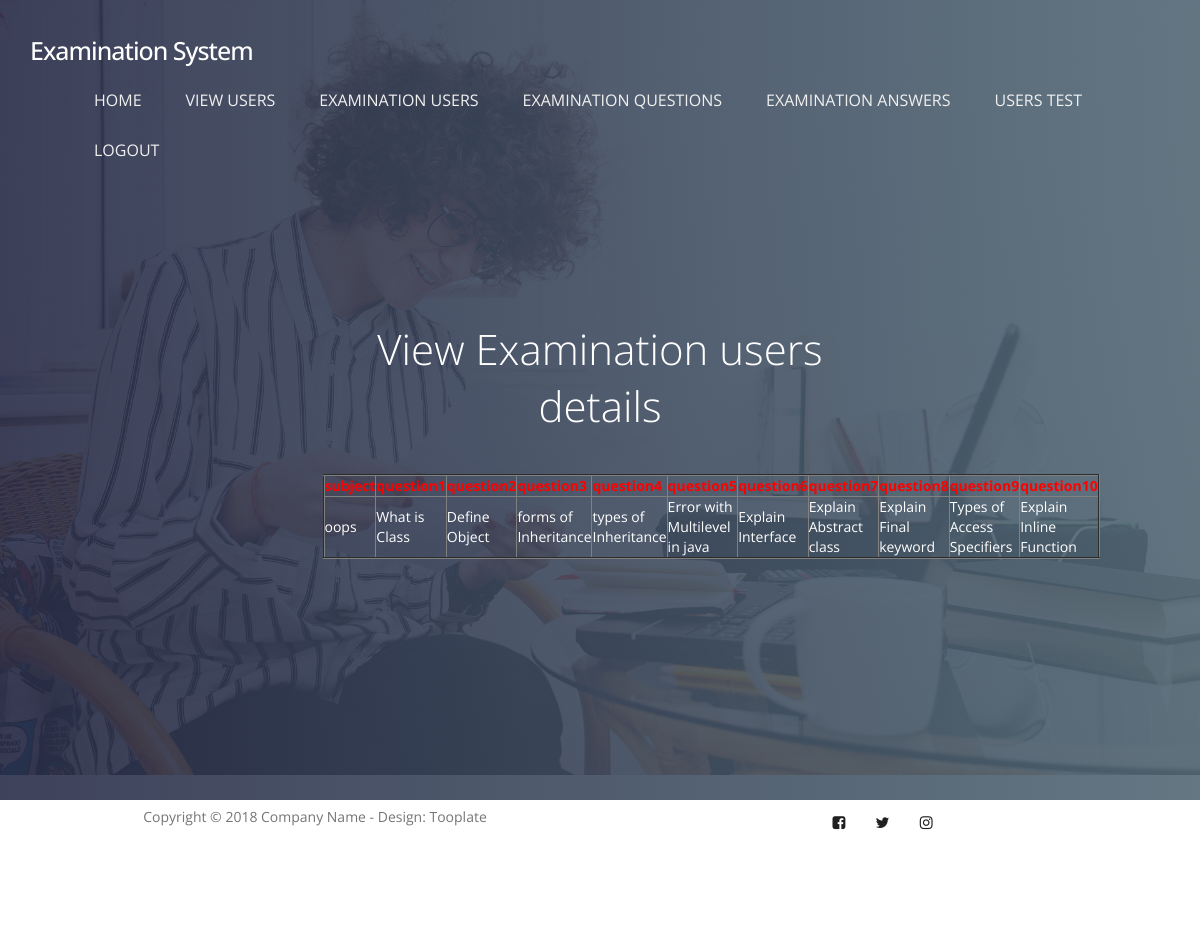
The page /examinationquestionsdata/ on the database as committed earlier.
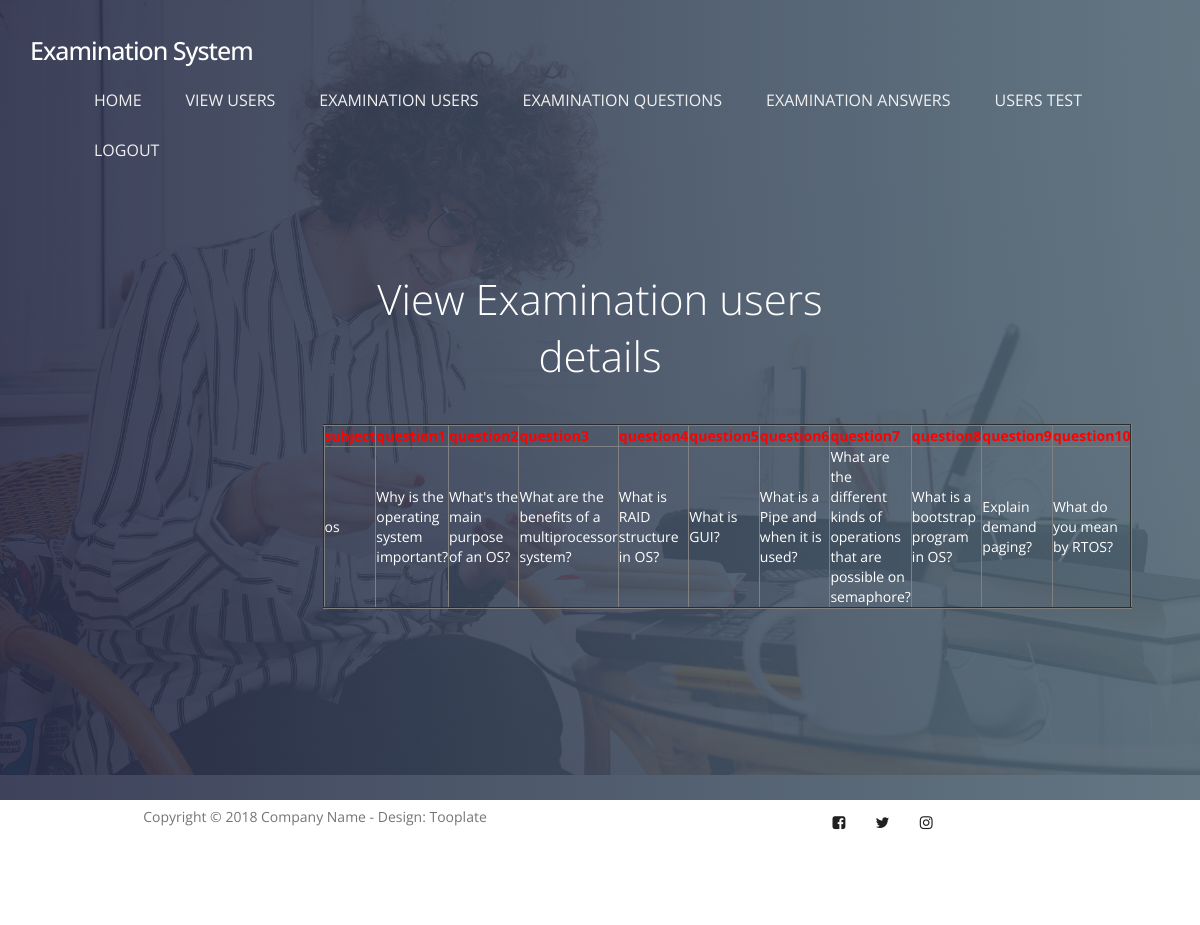
The same page on the database as committed later.
### examination/models.py (models this page shows, shortened)
class ExaminationQuestionModel(models.Model):
    subject = models.CharField(max_length=500, default="", editable=True, unique=True)
    question1 = models.CharField(max_length=500, default="", editable=True)
    question2 = models.CharField(max_length=500, default="", editable=True)
    question3 = models.CharField(max_length=500, default="", editable=True)
    question4 = models.CharField(max_length=500, default="", editable=True)
    question5 = models.CharField(max_length=500, default="", editable=True)
    question6 = models.CharField(max_length=500, default="", editable=True)
    question7 = models.CharField(max_length=500, default="", editable=True)
    question8 = models.CharField(max_length=500, default="", editable=True)
    question9 = models.CharField(max_length=500, default="", editable=True)
    question10 = models.CharField(max_length=500, default="", editable=True)
    class Meta:
        db_table="ExaminationQuestionTable"

### ExaminationSystem/views.py (the view)
# urls.py: path('examinationquestionsdata/', ExaminationSystem.examinationquestionsdata, name='examinationquestionsdata'),
def examinationquestionsdata(request):
    object = ExaminationQuestionModel.objects.all()
    return render(request,"admin/examinationquestionsdata.html",{"object":object})

### assets/templates/admin/examinationquestionsdata.html
{% extends 'adminbase.html' %}
{% load static %}
{% block contents %}
<section id="home" data-stellar-background-ratio="0.5">
          <div class="overlay"></div>
          <div class="container">
               <div class="row">
                    <div class="col-md-offset-3 col-md-6 col-sm-12">
                         <div class="home-info">
                              <h1 style="color:white">View Examination users details </h1>
                            <center><table border="2px solid blue" align="center">
                                  <tr><th style="color:red">subject</th>
                                  <th style="color:red">question1</th>
                                    <th style="color:red">question2</th>
                                    <th style="color:red">question3</th>
                                    <th style="color:red">question4</th>
                                    <th style="color:red">question5</th>
                                    <th style="color:red">question6</th>
                                    <th style="color:red">question7</th>
                                    <th style="color:red">question8</th>
                                    <th style="color:red">question9</th>
                                    <th style="color:red">question10</th>
                                  </tr>
                              {% for x in object %}
                                  <tr style="color:white">
                                    <td>{{x.subject}}</td>
                                    <td>{{x.question1}}</td>
                                    <td>{{x.question2}}</td>
                                    <td>{{x.question3}}</td>
                                    <td>{{x.question4}}</td>
                                    <td>{{x.question5}}</td>
                                    <td>{{x.question6}}</td>
                                    <td>{{x.question7}}</td>
                                    <td>{{x.question8}}</td>
                                    <td>{{x.question9}}</td>
                                    <td>{{x.question10}}</td>
                                     </tr>
                                    {% endfor %}
                            </table></center>
                         </div>
                    </div>
               </div>
          </div>
     </section>
{% endblock %}

### assets/templates/adminbase.html (shortened to what this page needs)
{% load static %}
<!DOCTYPE html>
<html lang="en">
<head>
     <link rel="stylesheet" href="{% static 'css/bootstrap.min.css' %}">
     <link rel="stylesheet" href="{% static 'css/owl.carousel.css' %}">
     <link rel="stylesheet" href="{% static 'css/owl.theme.default.min.css' %}">
     <link rel="stylesheet" href="{% static 'css/font-awesome.min.css' %}">
     <link rel="stylesheet" href="{% static 'css/tooplate-style.css' %}">
</head>
<body>
     <section class="navbar custom-navbar navbar-fixed-top" role="navigation">
          <div class="container">
               <div class="navbar-header">
                    <a href="{% url 'index' %}" class="navbar-brand">Examination System </a>
               </div>
               <div class="collapse navbar-collapse">
                    <ul class="nav navbar-nav">
                         <li><a href="{% url 'index' %}" class="smoothScroll">HOME</a></li>
                         <li><a href="{% url 'viewuserdata' %}" class="smoothScroll">VIEW USERS</a></li>
                         <li><a href="{% url 'examinationuserdata' %}" class="smoothScroll">EXAMINATION USERS</a></li>
                         <li><a href="{% url 'examinationquestionsdata' %}" class="smoothScroll">EXAMINATION QUESTIONS</a></li>
                         <li><a href="{% url 'examinationanswersdata' %}" class="smoothScroll">EXAMINATION ANSWERS</a></li>
                         <li><a href="{% url 'userstestdata' %}" class="smoothScroll">USERS TEST</a></li>
                         <li><a href="{% url 'logout' %}"s class="smoothScroll">LOGOUT</a></li>
                    </ul>
               </div>
          </div>
     </section>
{% block contents %}{% endblock %}
     <footer id="footer" data-stellar-background-ratio="0.5">
          <div class="container">
               <div class="row">
                    <div class="copyright-text col-md-12 col-sm-12">
                         <div class="col-md-6 col-sm-6">
                              <p>Copyright &copy; 2018 Company Name - Design: Tooplate</p>
                         </div>
                         <div class="col-md-6 col-sm-6">
                              <ul class="social-icon">
                                   <li><a href="#" class="fa fa-facebook-square" attr="facebook icon"></a></li>
                                   <li><a href="#" class="fa fa-twitter"></a></li>
                                   <li><a href="#" class="fa fa-instagram"></a></li>
                              </ul>
                         </div>
                    </div>
               </div>
          </div>
     </footer>
</body>
</html>

### assets/static/css/tooplate-style.css (style rules this page uses)
body { font-family: 'Open Sans', sans-serif; overflow-x: hidden; background: #f9f9f9; }
h1,h2,h3,h4,h5,h6 { font-weight: 300; line-height: normal; }
h1 { font-size: 3em; }
p { color: #757575; font-size: 14px; font-weight: normal; line-height: 24px; }
html { -webkit-font-smoothing: antialiased; }
a { color: #202020; text-decoration: none !important; }
a, input, button, .form-control { -webkit-transition: 0.5s; transition: 0.5s; }
section { position: relative; padding: 100px 0; }
#contact, footer { background: #ffffff; text-align: center; }
.overlay { background: #536976; background: -webkit-linear-gradient(to right, #292E49, #536976); background: linear-gradient(to right, #292E49, #536976); opacity: 0.9; position: absolute; top: 0; right: 0; bottom: 0; left: 0; width: 100%; height: 100%; }
.custom-navbar { border: none; margin-bottom: 0; padding: 25px 0; }
.custom-navbar .navbar-brand { color: #ffffff; font-size: 25px; font-weight: 500; letter-spacing: -1px; }
.custom-navbar .navbar-nav { margin-left: 6em; }
.custom-navbar .nav li a { font-size: 16px; font-weight: normal; color: #f0f0f0; padding-right: 22px; padding-left: 22px; }
@media (min-width:768px) { .custom-navbar { border-bottom: 0; background: 0 0; } }
#home { background: url('../images/home-bg.jpg') no-repeat center center; background-size: cover; vertical-align: middle; display: -webkit-box; display: -webkit-flex; display: -ms-flexbox; display: flex; -webkit-box-align: center; -webkit-align-items: center; -ms-flex-align: center; align-items: center; min-height: 100vh; position: relative; padding-top: 12em; text-align: center; }
#home h1 { color: #ffffff; margin-top: 10px; margin-bottom: 40px; }
.home-info { margin-top: 7em; }
footer { padding-bottom: 80px; }
.copyright-text p { margin: 5px; }
.social-icon { position: relative; padding: 0; margin: 0; }
.social-icon li { display: inline-block; list-style: none; }
.social-icon li a { border-radius: 50px; color: #202020; font-size: 15px; width: 35px; height: 35px; line-height: 35px; text-decoration: none; text-align: center; position: relative; margin: 5px 5px 5px 0; }
@media only screen and (max-width: 1200px) { .custom-navbar .navbar-nav { margin-left: 3em; } }
@media only screen and (max-width: 1200px) { .home-info { margin-top: 0; } }

Rows that differ between the two databases and show on the page:
removed ExaminationQuestionModel: subject "oops", question1 "What is Class", question2 "Define Object", question3 "forms of Inheritance", question4 "types of Inheritance", question5 "Error with Multilevel in java", question6 "Explain Interface", question7 "Explain Abstract class", question8 "Explain Final keyword", question9 "Types of Access Specifiers", question10 "Explain Inline Function"
added ExaminationQuestionModel: subject "os", question1 "Why is the operating system important?", question2 "What's the main purpose of an OS?", question3 "What are the benefits of a multiprocessor system?", question4 "What is RAID structure in OS?", question5 "What is GUI?", question6 "What is a Pipe and when it is used?", question7 "What are the different kinds of operations that are possible on semaphore?", question8 "What is a bootstrap program in OS?", question9 "Explain demand paging?", question10 "What do you mean by RTOS?"
